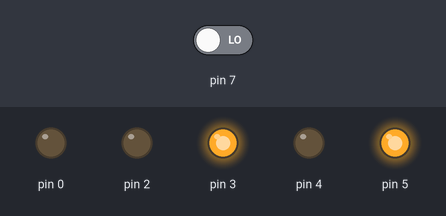
Recording of a sketch running on a simulated Arduino Uno, built with avr-gcc and run on an emulated ATmega328P. On the bench: output pins drawn as LEDs (lit = HIGH). Inputs (shaded band) come from the test bench; at power-on: pin 7 LOW.

Above: at 1.2 s.
1.3 s: pin 7 driven HIGH
At 2.3 s:
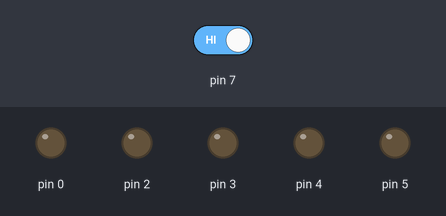
2.8 s: pin 7 driven LOW
At 3.5 s:
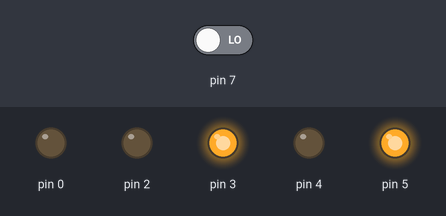
Timing chart, 0 to 5.8 s (numbered marks = the images above; inputs shaded):
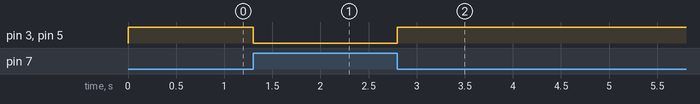

Measured:
- after the input at 1.3 s, pin 3, pin 5: HIGH → LOW at once
- after the input at 2.8 s, pin 3, pin 5: LOW → HIGH at once

The sketch:

PruebaHexadecimalMotor_Sensor.ino
```cpp
void setup() {
  //DDRD = 0b00111100; //Output = 2, 3, 4, 5
  DDRD = 0x3D; //Output = 2, 3, 4, 5
}

void loop() {
  int sensor = PIND & 0b10000000;  //Mascara para el valor del pin 7
  if(sensor > 0){
    para();
  }else{
    alante();
  }
}

void para(){
  PORTD &= 0b11000011; //Desactiva 2, 3, 4, 5
}

void alante(){
  PORTD |= 0b00101000; //Activa cables 3 y 5
}
```
